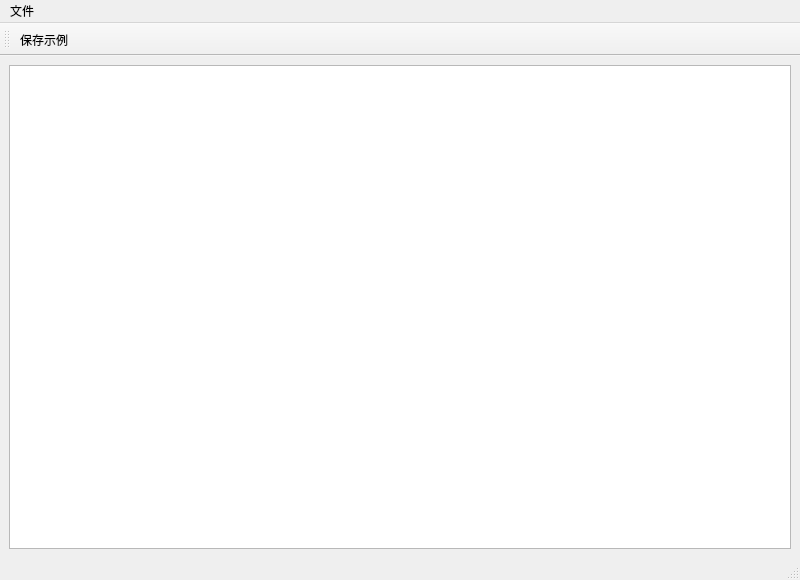
<?xml version="1.0" encoding="UTF-8"?>
<ui version="4.0">
 <class>MainWindow</class>
 <widget class="QMainWindow" name="MainWindow">
  <property name="geometry">
   <rect>
    <x>0</x>
    <y>0</y>
    <width>800</width>
    <height>580</height>
   </rect>
  </property>
  <property name="windowTitle">
   <string>32 菜单 动作与工具栏</string>
  </property>
  <widget class="QWidget" name="centralwidget">
   <layout class="QVBoxLayout" name="verticalLayout">
    <item>
     <widget class="QTextEdit" name="textEdit" />
    </item>
   </layout>
  </widget>
  <action name="action">
   <property name="text">
    <string>保存示例</string>
   </property>
   <property name="shortcut">
    <string>Ctrl+S</string>
   </property>
  </action>
  <widget class="QMenuBar" name="menubar">
   <widget class="QMenu" name="menuFile">
    <property name="title">
     <string>文件</string>
    </property>
    <addaction name="action" />
   </widget>
   <addaction name="menuFile" />
  </widget>
  <widget class="QToolBar" name="toolBar">
   <property name="windowTitle">
    <string>文件工具</string>
   </property>
   <property name="allowedAreas">
    <set>Qt::LeftToolBarArea|Qt::RightToolBarArea|Qt::TopToolBarArea</set>
   </property>
   <attribute name="toolBarArea">
    <enum>TopToolBarArea</enum>
   </attribute>
   <attribute name="toolBarBreak">
    <bool>false</bool>
   </attribute>
   <addaction name="action" />
  </widget>
  <widget class="QStatusBar" name="statusbar" />
 </widget>
 <resources />
 <connections />
</ui>
